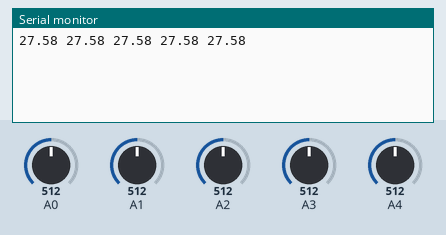
Recording of a sketch running on a simulated Arduino Uno, built with avr-gcc and run on an emulated ATmega328P. On the bench: the last lines printed to the serial monitor. Inputs (shaded band) come from the test bench; at power-on: A0 = 512, A1 = 512, A2 = 512, A3 = 512, A4 = 512.

Above: at 1.8 s.
1.9 s: A0 set to 716
At 3.1 s:
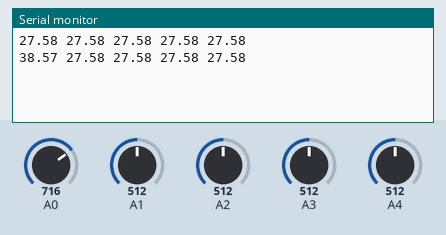
3.4 s: A1 set to 716
At 3.4 s:
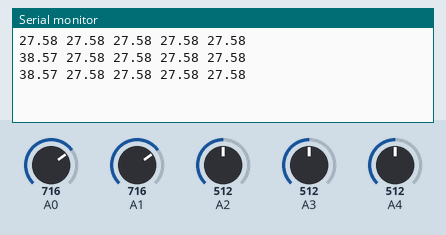
4.9 s: A2 set to 716
At 6.2 s:
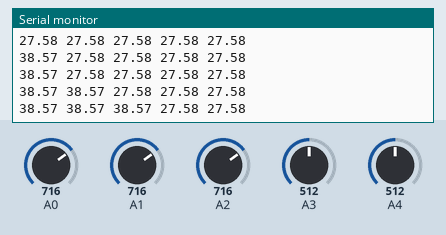
6.4 s: A3 set to 716
At 7.5 s:
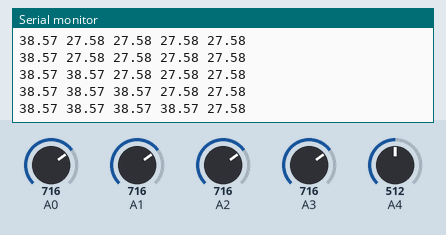
7.9 s: A4 set to 716
At 7.9 s:
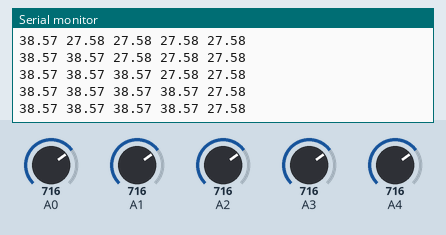
9.4 s: A0 set to 992
At 10.9 s:
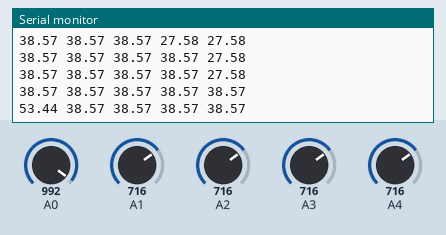
Timing chart, 0 to 11.9 s (numbered marks = the images above; inputs shaded):
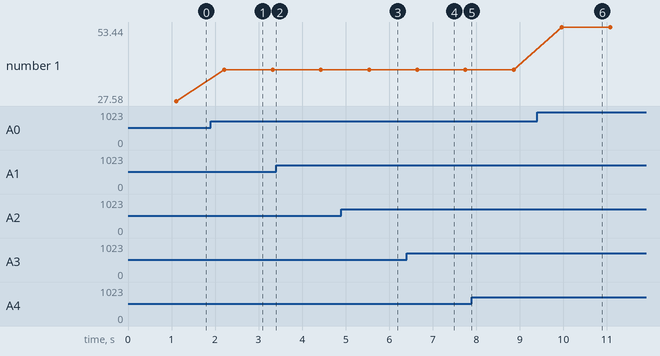

The sketch:

voltMeterSketch.ino
```cpp
#define NUM_SAMPLES 10

int sum1 = 0;                    // sum of samples taken
int sum2 = 0;
int sum3 = 0;
int sum4 = 0;
int sum5 = 0;
unsigned char sample_count = 0; // current sample number
float voltage1 = 0.0;            // calculated voltage
float voltage2 = 0.0;
float voltage3 = 0.0;
float voltage4 = 0.0;
float voltage5 = 0.0;

void setup()
{
    Serial.begin(9600);
}

void loop()
{
    delay(1000);
    // take a number of analog samples and add them up
    while (sample_count < NUM_SAMPLES) {
        sum1 += analogRead(A0);
        sum2 += analogRead(A1);
        sum3 += analogRead(A2);
        sum4 += analogRead(A3);
        sum5 += analogRead(A4);
        sample_count++;
        delay(10);
    }
    // calculate the voltage
    // use 5.0 for a 5.0V ADC reference voltage
    // 5.015V is the calibrated reference voltage
    voltage1 = ((float)sum1 / (float)NUM_SAMPLES * 5.015) / 1024.0;
    voltage2 = ((float)sum2 / (float)NUM_SAMPLES * 5.015) / 1024.0;
    voltage3 = ((float)sum3 / (float)NUM_SAMPLES * 5.015) / 1024.0;
    voltage4 = ((float)sum4 / (float)NUM_SAMPLES * 5.015) / 1024.0;
    voltage5 = ((float)sum5 / (float)NUM_SAMPLES * 5.015) / 1024.0;
    // send voltage for display on Serial Monitor
    // voltage multiplied by 11 when using voltage divider that
    // divides by 11. 11.132 is the calibrated voltage divide
    // value
    Serial.print(voltage1 * 11.0);
    Serial.print(" ");
    Serial.print(voltage2 * 11.0);
    Serial.print(" ");
    Serial.print(voltage3 * 11.0);
    Serial.print(" ");
    Serial.print(voltage4 * 11.0);
    Serial.print(" ");
    Serial.println(voltage5 * 11.0);
    sample_count = 0;
    sum1 = 0;
    sum2 = 0;
    sum3 = 0;
    sum4 = 0;
    sum5 = 0;
}
```

Measured:
- after the input at 1.9 s, the serial monitor: prints a new line after 0.31 s (image 1)
- after the input at 4.9 s, the serial monitor: prints a new line after 0.64 s (image 3)
- after the input at 6.4 s, the serial monitor: prints a new line after 0.24 s (image 4)
- after the input at 9.4 s, the serial monitor: prints a new line after 0.57 s (image 6)
- plotted number 1: 27.58 → 38.57 after the input at 1.9 s, 38.57 → 53.44 after the input at 9.4 s
